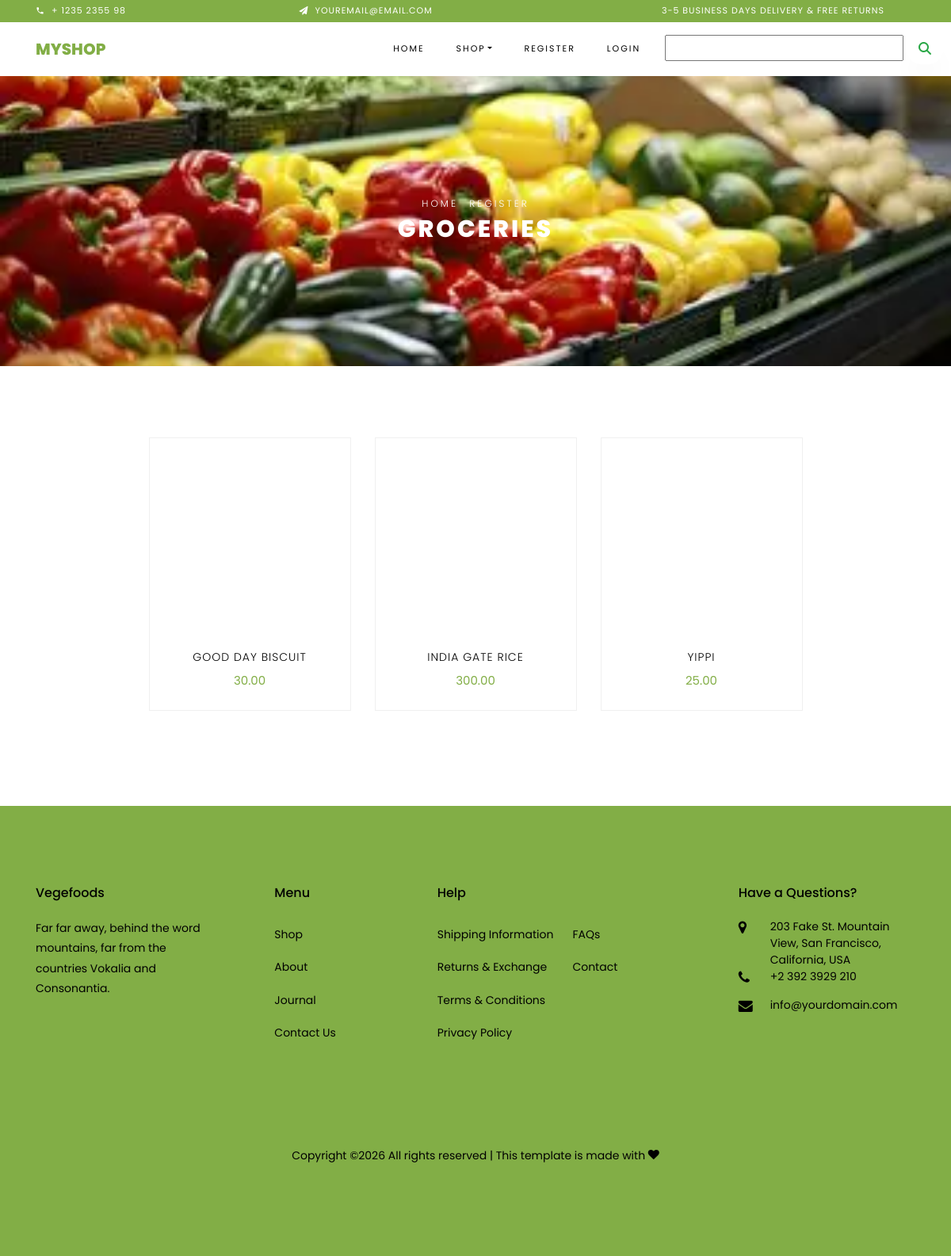
The app's page /product/2 with its own data.
### shop/models.py (models this page shows, shortened)
class Category(models.Model):
    name = models.CharField(max_length=100)
    deccription = models.TextField()
    image = models.ImageField(upload_to ='category')

class Product(models.Model):
    name =models.CharField(max_length=100)
    description =models.TextField()
    image= models.ImageField(upload_to='products')
    stock = models.IntegerField()
    price = models.DecimalField(max_digits=10, decimal_places=2)
    available =models.BooleanField(default=True)
    category=models.ForeignKey(Category,on_delete = models.CASCADE,related_name='products')
    created_at = models.DateTimeField(auto_now_add=True)
    updated_at = models.DateTimeField(auto_now=True)

### shop/views.py (the view)
# urls.py: path('product/<int:i>', views.Products.as_view(), name='product'),
class Products(View):
    def get(self, request,i):
        p = Category.objects.get(id=i)
        context={'category':p}
        return render(request, 'product.html',context)

### cart/context_processors.py (called while the page is built)
def cart_items(request):
    u=request.user
    total=0
    try:
     c=Cart.objects.filter(user=u)
     for i in c:
         total=total+i.quantity
    except:
          total=0
    return {'count':total}

### shop/context_processors.py (called while the page is built)
def menu_links(request):
    c = Category.objects.all()
    return {'link':c}

### templates/product.html (shortened to what this page needs)
{% extends 'base.html' %}
{% load static %}
{%block header %}
<div class="hero-wrap hero-bread" style="background-image: url({{category.image.url}});"
     xmlns="http://www.w3.org/1999/html">
      <div class="container">
        <div class="row no-gutters slider-text align-items-center justify-content-center">
          <div class="col-md-9 ftco-animate text-center">
          	<p class="breadcrumbs"><span class="mr-2"><a href="index.html">Home</a></span> <span>Register</span></p>
            <h1 class="mb-0 bread">{{category.name}}</h1>
          </div>
        </div>
      </div>
    </div>
{% endblock %}
{% block content %}
	 <section class="ftco-section">
    	<div class="container">
            <div class="row justify-content-center">
                {% for i in category.products.all %}
                <div class="col-md-6 col-lg-3 ftco-animate">
    				<div class="product">
    					<a href="#" class="img-prod"><img height="250px" width="100%" src="{{i.image.url}}" height="250ppx" width="250px"  alt="Colorlib Template">
    					</a>
    					<div class="text py-3 pb-4 px-3 text-center">
    						<h3><a href="{% url 'shop:productdetails' i.id %}">{{i.name}}</a></h3>
    						<div class="d-flex">
    							<div class="pricing">
		    						<p class="price"><span>{{i.price}}</span></p>
		    					</div>
	    					</div>
    					</div>
                    </div>
    				</div>
                 {% endfor %}
    			</div>
            </div>
        </section>
{% endblock %}

### records on screen
Category: image (picture), name "GROCERIES"
Product: name "GOOD DAY BISCUIT", price "30.00"
Product: name "INDIA GATE RICE", price "300.00"
Product: name "YIPPI", price "25.00"
